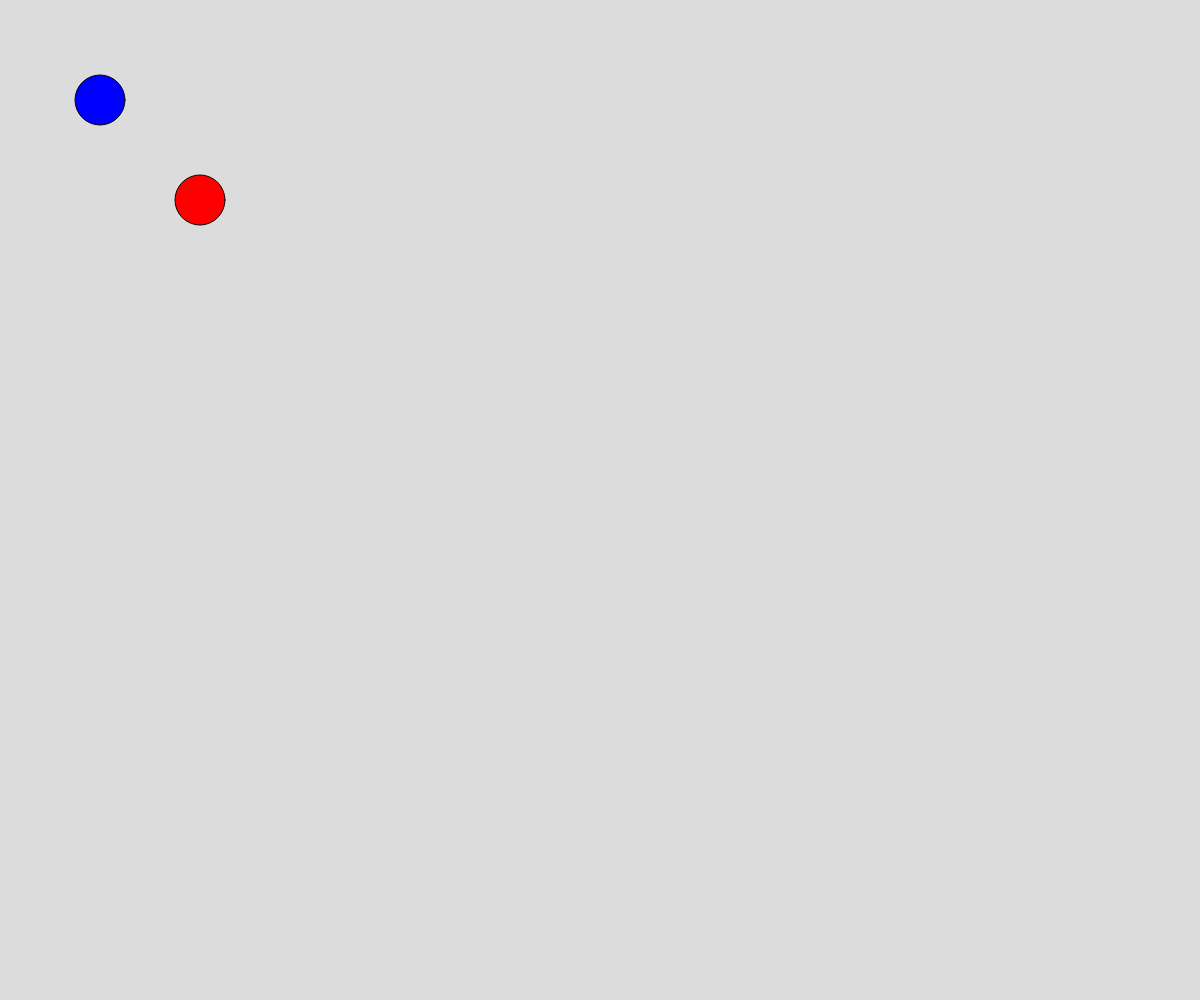
Frame 1 (no input)
Frame 60 (no input): identical to frame 1, image omitted
Frame 120 (the mouse pressed at the canvas centre since frame 60): identical to frame 1, image omitted

The p5.js sketch that drew this single still picture (run headless with seeded random() and noise() and a simulated clock; from frame 60 on, the mouse is pressed at the canvas centre):

// p5.js sketch
// ── sketch.js
// Monster Hunt
// Alexander Ha
// 06/10/2023
//
// Extra for Experts:
// - describe what you did to take this project "above and beyond"

let you, them, wall;

function setup() {
  createCanvas(windowWidth, windowHeight);
  stroke(5);
  you = new player([100,100]);
  them = new enemy([200,200]);
  wall = new boundary([[50,150,150,50]]);
}

function draw() {
  background(220);
  fill("blue");
  circle(you.pos[0], you.pos[1], 50);
  fill("red");
  circle(them.pos[0], them.pos[1], 50);
}

// ── boundary.js
class boundary{
  constructor(boundary){
    this.boundary = boundary;
  }
}
// ── enemy.js
class enemy {
  constructor(pos){
    this.pos = pos;
  }
}
// ── player.js
class player {
  constructor(pos){
    this.pos = pos;
  }
}
